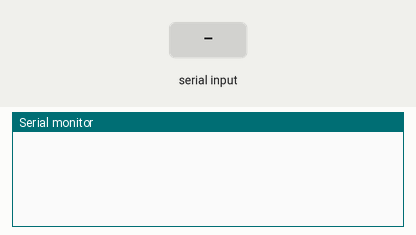
This sketch was run on a simulated Arduino Uno, built with avr-gcc and run on an emulated ATmega328P. Parts: the last lines printed to the serial monitor. The inputs (shaded band) are chosen by the test bench.

Above: at 2.2 s.
2.3 s: "1\n" received over Serial
At 3.7 s:
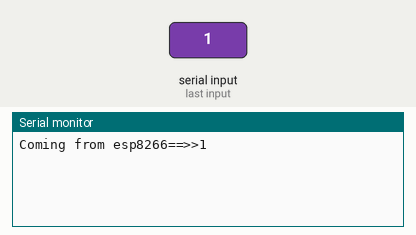
4.7 s: "0\n" received over Serial
At 6.1 s:
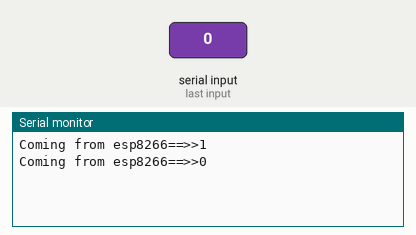
6.2 s: "2\n" received over Serial
7.7 s: "1\n" received over Serial
At 9.1 s:
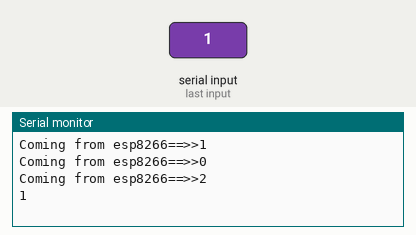

Measured:
- after the input at 2.3 s, the serial monitor: prints a new line after 1.0 s (image 1)
- after the input at 4.7 s, the serial monitor: prints a new line after 1.0 s (image 2)
- after the input at 7.7 s, the serial monitor: prints a new line after 1.0 s (image 3)

The sketch:

master_arduino.ino
```cpp
#include <Arduino_JSON.h>
#include <SoftwareSerial.h>
SoftwareSerial espSerial(5, 6);
String str;

void setup() {
// Open serial communications and wait for port to open:
Serial.begin(115200);
espSerial.begin(115200);
delay(1000);

while (!Serial) {
; // wait for serial port to connect. Needed for native USB port only
}

}
void loop() { // run over and over
if (Serial.available()) {
String json=Serial.readStringUntil("}");
Serial.println("Coming from esp8266==>>"+json);
str =String("coming from arduino: Hi head node. Wassup??");
espSerial.println(str);
delay(1000);

}
}
```
